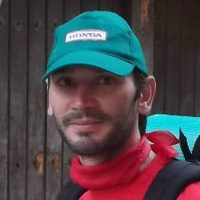
%> input picture quiz_01/profile.jpg, 200 x 200 px
$ octave --eval "testDownSampling;"   (GNU Octave 9; MATLAB toolbox functions it lacks are replaced by stand-ins)
%> lines starting %> are read from the running program, lines starting %| are printed output that depends on the picture
### quiz_01/downSampling.m
function dst = downSampling(src,edge)
%DOWNSAMPLING Downsample SRC substituting pixel with square.
%   DOWNSAMPLING(SRC,EDGE) downsamples input image SRC by keeping every
%   EDGE-th sample starting with the first.
%
%   % Example 1:
%   %   Downsample with squares of size 3x3, 5x5 and 7x7.
%
%    orig=imread('profile.jpg');
%    for edge=3:2:7
%        im=downSampling(orig, edge);
%        imshow(im);
%        pause
%    end

% Copyright 2015 Gionata Massi

if  mod(edge, 2) == 0
    edge = edge + 1;
end
[rows, cols, depth] = size(src);
dst = src;
firstPixel = floor((edge + 1)/2);
halfDisplacement = firstPixel-1;
for h=firstPixel:edge:rows - halfDisplacement
    for k=firstPixel:edge:cols - halfDisplacement
        for d = 1:depth
            t = h-halfDisplacement;
            b = h+halfDisplacement;
            l = k-halfDisplacement;
            r = k+halfDisplacement;
            B = src(t:b,l:r,d);
            average = mean(B(:));
            A = ones(edge, edge) .* average;
            dst(t:b,l:r,d) = A;
        end
    end
end

% [EOF]

### quiz_01/testDownSampling.m
function testDownSampling
%TESTDOWNSAMPLING test downSampling.
%   TESTDOWNSAMPLING test the downSampling function
%
% See also DOWNSAMPLING

% Copyright 2015 Gionata Massi

    orig=imread('profile.jpg');
%> orig is the input picture: size 200x200x3 uint8; mean R, G, B 75.9, 68.7, 73.8
    for edge=1:2:9
        im=downSampling(orig, edge);
        figure;
        imshow(im);
        pause
    end
%> this loop made 5 passes
%> pass 2, in testDownSampling, `im=downSampling(orig, edge);`:
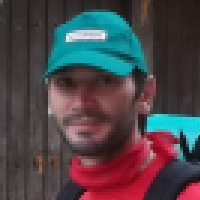
%> im: size 200x200x3 uint8; mean R, G, B 75.9, 68.7, 73.7
%> pass 3, in testDownSampling, `im=downSampling(orig, edge);`:
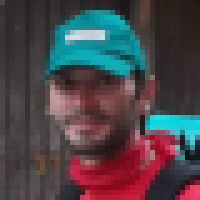
%> im: size 200x200x3 uint8; mean R, G, B 75.9, 68.7, 73.7; mean of the top-left, top-right, bottom-left and bottom-right quarters 72.5, 62.3, 78.4, 77.9
end

% [EOF]
